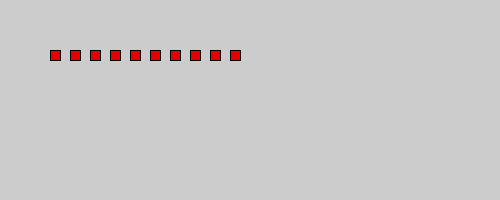
Frame 1 (no input)
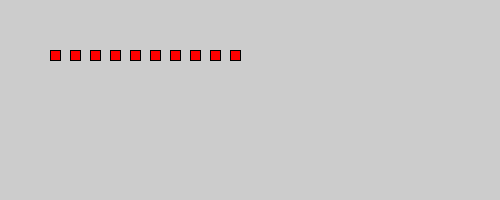
Frame 60 (the mouse pressed at the canvas centre just before this capture)
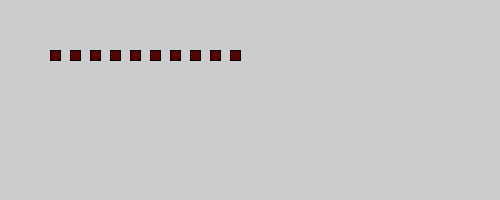
Frame 120 (the mouse held since frame 60 and released just before this capture)

The Processing sketch that drew these frames (run headless with seeded random() and noise(); from frame 60 on, the mouse is pressed at the canvas centre):

// Processing sketch: valueControl
// ── valueControl.pde


void setup(){
  size(500,200);
}
int count=10;
void draw(){
  for(int i=0;i<count;i++){
    float offset=TWO_PI/count;
    float nowR=0.5*(offset+1+sin(TWO_PI/3000.0*millis()));
    fill(nowR*255,0,0);
    rect(50+(i*20),50,10,10);
  }
  
}
